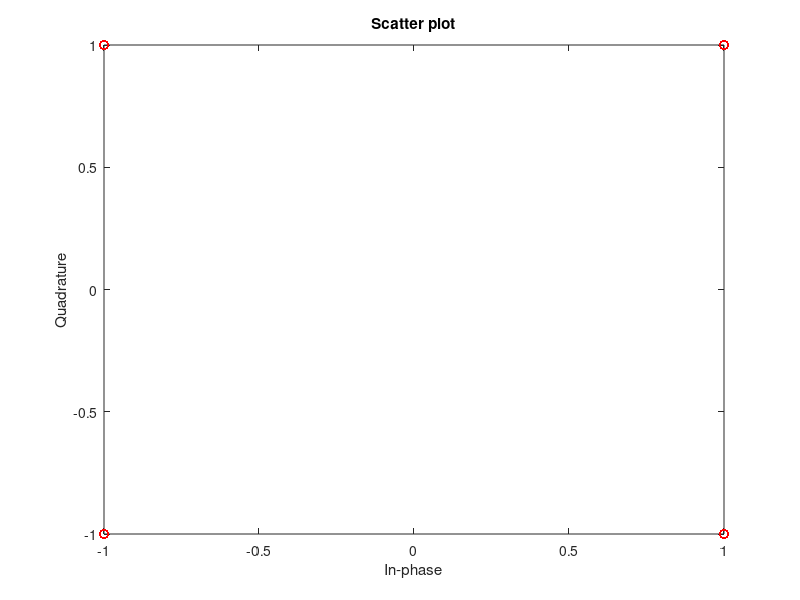

This figure's MATLAB source: (Note: this script raises an error after producing the figure.)
clear all; close all;clc;

%Etudes de chaines de transmission     Q_PSK   

Nb = 10000;
alpha = 0.35;
fp = 2*10^3;
Fe = 10*10^3;
Rs = 10^3;
Ts = 1/Rs;
Te = 1/Fe;
Ns = Ts/Te;
span = 8 ;
M = 4;
T = [0:Te:(Ns*Nb/2 -1)*Te];

%generation des bits
bits = randi([0 1], 1,Nb);

%mapping
symboles = 2*bits(1:2:end)-1 + 1i * (2*bits(2:2:end)-1);

% Tracé des constellations en sortie du mapping 
scatterplot(symboles,1,0,'ro');

%suite des impultions dirac
Suite_dirac_I = kron(real(symboles),[1 zeros(1,Ns-1)]);
Suite_dirac_Q = kron(imag(symboles),[1 zeros(1,Ns-1)]);

%filtre mise enforme + filtre reception
h = rcosdesign(alpha,span,Ns,'sqrt');

%filtrage mise en forme
I = conv(Suite_dirac_I,h,'same');
Q = conv(Suite_dirac_Q,h,'same');

%signal transmis sur fréquence porteuse
xe = I+1i*Q;

%transposition de fréquence
xe = xe.*exp(2*1i*pi*fp*T);

%tracé du signal en phase 
figure; plot(I);
axis([0 70*Ns -1 1]);  %pour une meilleur visualisation du signal
ylabel('I(t)');
title('tracé du signal en phase ');

%tracé du signal en quadrature
figure; plot(Q);
axis([0 70*Ns -1 1]);  %pour une meilleur visualisation du signal
ylabel('Q(t)');
title('tracé du signal en quadrature ');

%tracé du signal transmis sur fréquence porteuse
figure; plot(real(xe));
axis([0 20*Ns -1 1]);  %pour une meilleur visualisation du signal
ylabel('xe');
title('tracé du signal transmis sur fréquence porteuse');

% DSP du signal à transmettre
DSP = (1/length(real(xe)))*abs(fft(real(xe),2^nextpow2(length(real(xe))))).^2;

%affichage de la DSP
figure; 
plot(linspace(-Fe/2,Fe/2,2^nextpow2(length(real(xe)))),fftshift(DSP));
ylabel ('DSP du signal');
xlabel('f en HZ');
title('la densité spectrale de puissance du signal transmis ');

%retour en bande de base
z_I = real(xe).*(cos(2*pi*fp*T));
z_Q = real(xe).*(sin(2*pi*fp*T));

%filtrage passe bas 
hb = 2*(fp/Fe)*sinc(2*(fp/Fe)*[-20:20]); %filtre d'ordre 20 

z_I = conv(z_I,hb,'same');
z_Q = conv(z_Q,hb,'same');
z = z_I -1i * z_Q;

%filtrage de reception
z =  conv(z,h,'same');

%echantillionage
z_echan = z(1:Ns:Ns*Nb/2);

%décisions + demapping
z_dec = zeros(1,Nb);
z_dec(1:2:end) = real(z_echan) > 0;
z_dec(2:2:end) = imag(z_echan) > 0;


%calcul du teb
TEB = sum(bits~=z_dec)/length(bits); 
assert(TEB == 0);

%%Implantation de la chaine avec bruit
TEB_bruit = zeros(1,7);
k = 0;

EbN0db = [0:6];
EbN0 = 10.^(EbN0db/10) ;

for k=1:length(EbN0)
    
    %generation des bits
    bits = randi([0 1], 1,Nb);
    
    %mapping
    symboles = 2*bits(1:2:end)-1 + 1i * (2*bits(2:2:end)-1);
    
    %suite des impultions dirac
    Suite_dirac = kron(symboles,[1 zeros(1,Ns-1)]);
    
    %filtrage mise en forme
    xe = conv(Suite_dirac,h,'same');
    
    %transposition de fréquence
    xe = xe.*exp(2*1i*pi*fp*[0:Te:(Nb*0.5*Ns-1)*Te]);
    
    xe = real(xe);
    
    %calcul de la puissance du signal transmis 
    Pr = mean(abs(xe).^2);
    
    %ajout du bruit
    bruit = sqrt((Pr*Ns)/(2*log2(M)*EbN0(k)))*randn(1,length(xe));
    xe = xe + bruit;
    
    %retour en bande de base
    z_I = xe.*(cos(2*pi*fp*T));  
    z_Q = xe.*(sin(2*pi*fp*T));
    
    %filtrage passe bas
    z_I = conv(z_I,hb,'same');
    z_Q = conv(z_Q,hb,'same');

	z = z_I -1i * z_Q;
    
    %filtrage reception
    z =  conv(z,h,'same');
    
    %echantillionnage
    z_echan = z(1:Ns:end);
    
    %decisions
    z_dec = zeros(1,Nb);
    z_dec(1:2:end) = real(z_echan) > 0;
    z_dec(2:2:end) = imag(z_echan) > 0;
    
    %calcul TEB
    TEB_bruit(k) = sum(bits~=z_dec) / length(bits);
    
end

%Tracé du TEB calculé
figure;
semilogy(EbN0db,TEB_bruit);
xlabel('Eb/N0 db'),
ylabel('TEB'),
title('Tracé du TEB calculé');

%Comparaison du TEB theorique et TEB calculé
TEB_theo = qfunc(sqrt(2*10.^(EbN0db/10)));
figure;
semilogy(EbN0db,TEB_theo);hold on;
semilogy(EbN0db,TEB_bruit);
xlabel('Eb/N0 db'),
ylabel('TEB'),
legend('TEB theorique','TEB calculé')
title('Comparaison du TEB theorique et TEB calculé ');
